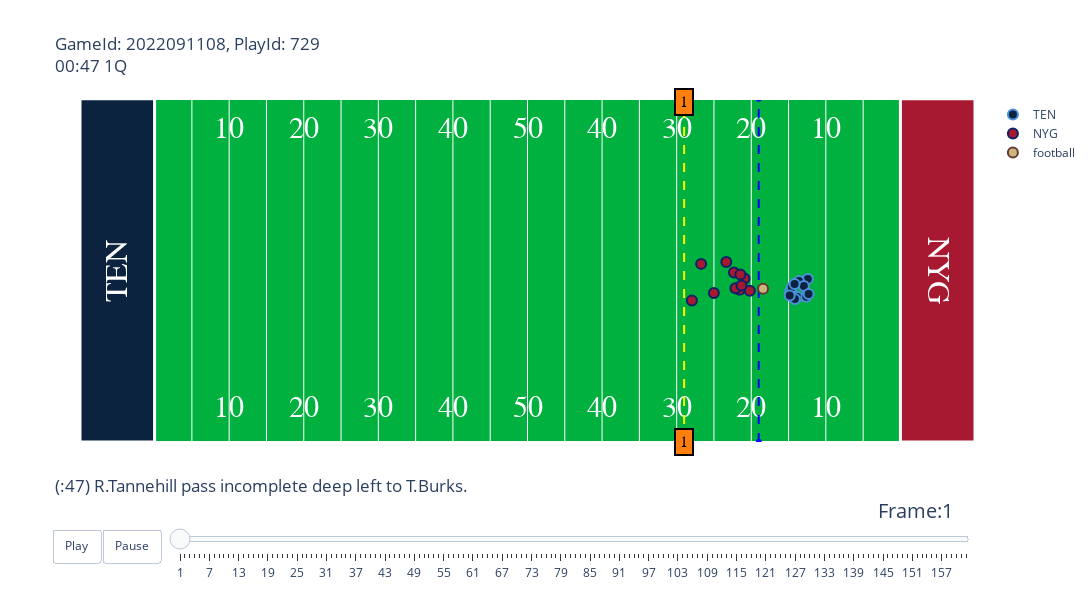

Notebook code cell kept with this figure:
### Code cell
gid = 2022091108# 2022091108, 2022091113, 2022091108
pid = 729 #729, 2518, 62

animate_play(games=games, tracking_df=tracking_df,
             play_df=plays, players=players, gameId=gid,
             playId=pid)

### Figure 1 — Plotly figure (JSON) as saved in the notebook; plotly's stock layout.template omitted (floating-point values rounded to 4 significant figures)
{"data": [{"hoverinfo": "none", "mode": "text", "showlegend": false, "text": ["10", "20", "30", "40", "50", "40", "30", "20", "10"], "textfont": {"color": "#ffffff", "family": "Courier New, monospace", "size": 30}, "type": "scatter", "x": [20, 30, 40, 50, 60, 70, 80, 90, 100], "y": [5, 5, 5, 5, 5, 5, 5, 5, 5]}, {"hoverinfo": "none", "mode": "text", "showlegend": false, "text": ["10", "20", "30", "40", "50", "40", "30", "20", "10"], "textfont": {"color": "#ffffff", "family": "Courier New, monospace", "size": 30}, "type": "scatter", "x": [20, 30, 40, 50, 60, 70, 80, 90, 100], "y": [48.5, 48.5, 48.5, 48.5, 48.5, 48.5, 48.5, 48.5, 48.5]}, {"hoverinfo": "none", "line": {"color": "blue", "dash": "dash"}, "showlegend": false, "type": "scatter", "x": [91, 91], "y": [0, 53.5]}, {"hoverinfo": "none", "line": {"color": "yellow", "dash": "dash"}, "showlegend": false, "type": "scatter", "x": [81, 81], "y": [0, 53.5]}, {"fill": "toself", "fillcolor": "#0C2340", "hoverinfo": "skip", "line": {"color": "white", "width": 3}, "mode": "lines", "opacity": 1, "showlegend": false, "type": "scatter", "x": [0, 0, 10, 10, 0], "y": [0, 53.5, 53.5, 0, 0]}, {"fill": "toself", "fillcolor": "#A71930", "hoverinfo": "skip", "line": {"color": "white", "width": 3}, "mode": "lines", "opacity": 1, "showlegend": false, "type": "scatter", "x": [110, 110, 120, 120, 110], "y": [0, 53.5, 53.5, 0, 0]}, {"hoverinfo": "text", "hovertext": ["nflId:38538<br>displayName:Ryan Tannehill<br>Player Speed:0.022 MPH", "nflId:38629<br>displayName:Ben Jones<br>Player Speed:1.521 MPH", "nflId:39989<br>displayName:Robert Woods<br>Player Speed:4.183 MPH", "nflId:41237<br>displayName:Taylor Lewan<br>Player Speed:0.537 MPH", "nflId:42589<br>displayName:Geoff Swaim<br>Player Speed:2.461 MPH", "nflId:43334<br>displayName:Derrick Henry<br>Player Speed:0.0 MPH", "nflId:47865<br>displayName:Nate Davis<br>Player Speed:0.537 MPH", "nflId:53063<br>displayName:Aaron Brewer<br>Player Speed:1.23 MPH", "nflId:53896<br>displayName:Tory Carter<br>Player Speed:2.304 MPH", "nflId:54483<br>displayName:Treylon Burks<br>Player Speed:4.452 MPH", "nflId:54534<br>displayName:Nicholas Petit-Frere<br>Player Speed:1.767 MPH"], "marker": {"color": "#0C2340", "line": {"color": "#4B92DB", "width": 2}, "size": 10}, "mode": "markers", "name": "TEN", "type": "scatter", "x": [96.19, 95.23, 97.59, 95.85, 96.4, 97.38, 95.44, 95.16, 97.05, 97.69, 95.81], "y": [22.61, 23.49, 25.42, 22.3, 25.09, 22.62, 24.11, 22.83, 24.32, 23.07, 24.64]}, {"hoverinfo": "text", "hovertext": ["nflId:41336<br>displayName:Justin Ellis<br>Player Speed:0.022 MPH", "nflId:42349<br>displayName:Leonard Williams<br>Player Speed:0.917 MPH", "nflId:43333<br>displayName:Jihad Ward<br>Player Speed:2.326 MPH", "nflId:44830<br>displayName:Adoree' Jackson<br>Player Speed:0.0 MPH", "nflId:45352<br>displayName:Austin Calitro<br>Player Speed:3.109 MPH", "nflId:47800<br>displayName:Dexter Lawrence<br>Player Speed:0.0 MPH", "nflId:47878<br>displayName:Oshane Ximines<br>Player Speed:0.447 MPH", "nflId:47891<br>displayName:Julian Love<br>Player Speed:0.716 MPH", "nflId:52444<br>displayName:Xavier McKinney<br>Player Speed:1.521 MPH", "nflId:52663<br>displayName:Tae Crowder<br>Player Speed:0.0 MPH", "nflId:53500<br>displayName:Aaron Robinson<br>Player Speed:1.163 MPH"], "marker": {"color": "#A71930", "line": {"color": "#0B2265", "width": 2}, "size": 10}, "mode": "markers", "name": "NYG", "type": "scatter", "x": [89.1, 88.45, 87.68, 86.65, 87.88, 89.81, 88.54, 83.28, 82.04, 88.69, 84.99], "y": [25.49, 23.74, 26.43, 28.04, 23.96, 23.58, 26.11, 27.76, 22.06, 24.39, 23.21]}, {"hoverinfo": "none", "marker": {"color": "#CBB67C", "line": {"color": "#663831", "width": 2}, "size": 10}, "mode": "markers", "name": "football", "type": "scatter", "x": [91.58], "y": [23.88]}], "layout": {"annotations": [{"align": "center", "bgcolor": "#ff7f0e", "bordercolor": "black", "borderpad": 4, "borderwidth": 2, "font": {"color": "black", "family": "Courier New, monospace", "size": 16}, "opacity": 1, "showarrow": false, "text": "1", "x": 81, "y": 0}, {"align": "center", "bgcolor": "#ff7f0e", "bordercolor": "black", "borderpad": 4, "borderwidth": 2, "font": {"color": "black", "family": "Courier New, monospace", "size": 16}, "opacity": 1, "showarrow": false, "text": "1", "x": 81, "y": 53}, {"font": {"color": "White", "family": "Courier New, monospace", "size": 32}, "showarrow": false, "text": "TEN", "textangle": -90, "x": 5, "y": 26.75}, {"font": {"color": "White", "family": "Courier New, monospace", "size": 32}, "showarrow": false, "text": "NYG", "textangle": 90, "x": 115, "y": 26.75}], "autosize": false, "height": 600, "plot_bgcolor": "#00B140", "sliders": [{"active": 0, "currentvalue": {"font": {"size": 20}, "prefix": "Frame:", "visible": true, "xanchor": "right"}, "len": 0.9, "pad": {"b": 10, "t": 50}, "steps": [{"args": [[1], {"frame": {"duration": 100, "redraw": false}, "mode": "immediate", "transition": {"duration": 0}}], "label": "1", "method": "animate"}, {"args": [[2], {"frame": {"duration": 100, "redraw": false}, "mode": "immediate", "transition": {"duration": 0}}], "label": "2", "method": "animate"}, {"args": [[3], {"frame": {"duration": 100, "redraw": false}, "mode": "immediate", "transition": {"duration": 0}}], "label": "3", "method": "animate"}, {"args": [[4], {"frame": {"duration": 100, "redraw": false}, "mode": "immediate", "transition": {"duration": 0}}], "label": "4", "method": "animate"}, {"args": [[5], {"frame": {"duration": 100, "redraw": false}, "mode": "immediate", "transition": {"duration": 0}}], "label": "5", "method": "animate"}, {"args": [[6], {"frame": {"duration": 100, "redraw": false}, "mode": "immediate", "transition": {"duration": 0}}], "label": "6", "method": "animate"}, {"args": [[7], {"frame": {"duration": 100, "redraw": false}, "mode": "immediate", "transition": {"duration": 0}}], "label": "7", "method": "animate"}, {"args": [[8], {"frame": {"duration": 100, "redraw": false}, "mode": "immediate", "transition": {"duration": 0}}], "label": "8", "method": "animate"}, {"args": [[9], {"frame": {"duration": 100, "redraw": false}, "mode": "immediate", "transition": {"duration": 0}}], "label": "9", "method": "animate"}, {"args": [[10], {"frame": {"duration": 100, "redraw": false}, "mode": "immediate", "transition": {"duration": 0}}], "label": "10", "method": "animate"}, {"args": [[11], {"frame": {"duration": 100, "redraw": false}, "mode": "immediate", "transition": {"duration": 0}}], "label": "11", "method": "animate"}, {"args": [[12], {"frame": {"duration": 100, "redraw": false}, "mode": "immediate", "transition": {"duration": 0}}], "label": "12", "method": "animate"}, {"args": [[13], {"frame": {"duration": 100, "redraw": false}, "mode": "immediate", "transition": {"duration": 0}}], "label": "13", "method": "animate"}, {"args": [[14], {"frame": {"duration": 100, "redraw": false}, "mode": "immediate", "transition": {"duration": 0}}], "label": "14", "method": "animate"}, {"args": [[15], {"frame": {"duration": 100, "redraw": false}, "mode": "immediate", "transition": {"duration": 0}}], "label": "15", "method": "animate"}, {"args": [[16], {"frame": {"duration": 100, "redraw": false}, "mode": "immediate", "transition": {"duration": 0}}], "label": "16", "method": "animate"}, {"args": [[17], {"frame": {"duration": 100, "redraw": false}, "mode": "immediate", "transition": {"duration": 0}}], "label": "17", "method": "animate"}, {"args": [[18], {"frame": {"duration": 100, "redraw": false}, "mode": "immediate", "transition": {"duration": 0}}], "label": "18", "method": "animate"}, {"args": [[19], {"frame": {"duration": 100, "redraw": false}, "mode": "immediate", "transition": {"duration": 0}}], "label": "19", "method": "animate"}, {"args": [[20], {"frame": {"duration": 100, "redraw": false}, "mode": "immediate", "transition": {"duration": 0}}], "label": "20", "method": "animate"}, {"args": [[21], {"frame": {"duration": 100, "redraw": false}, "mode": "immediate", "transition": {"duration": 0}}], "label": "21", "method": "animate"}, {"args": [[22], {"frame": {"duration": 100, "redraw": false}, "mode": "immediate", "transition": {"duration": 0}}], "label": "22", "method": "animate"}, {"args": [[23], {"frame": {"duration": 100, "redraw": false}, "mode": "immediate", "transition": {"duration": 0}}], "label": "23", "method": "animate"}, {"args": [[24], {"frame": {"duration": 100, "redraw": false}, "mode": "immediate", "transition": {"duration": 0}}], "label": "24", "method": "animate"}, {"args": [[25], {"frame": {"duration": 100, "redraw": false}, "mode": "immediate", "transition": {"duration": 0}}], "label": "25", "method": "animate"}, {"args": [[26], {"frame": {"duration": 100, "redraw": false}, "mode": "immediate", "transition": {"duration": 0}}], "label": "26", "method": "animate"}, {"args": [[27], {"frame": {"duration": 100, "redraw": false}, "mode": "immediate", "transition": {"duration": 0}}], "label": "27", "method": "animate"}, {"args": [[28], {"frame": {"duration": 100, "redraw": false}, "mode": "immediate", "transition": {"duration": 0}}], "label": "28", "method": "animate"}, {"args": [[29], {"frame": {"duration": 100, "redraw": false}, "mode": "immediate", "transition": {"duration": 0}}], "label": "29", "method": "animate"}, {"args": [[30], {"frame": {"duration": 100, "redraw": false}, "mode": "immediate", "transition": {"duration": 0}}], "label": "30", "method": "animate"}, {"args": [[31], {"frame": {"duration": 100, "redraw": false}, "mode": "immediate", "transition": {"duration": 0}}], "label": "31", "method": "animate"}, {"args": [[32], {"frame": {"duration": 100, "redraw": false}, "mode": "immediate", "transition": {"duration": 0}}], "label": "32", "method": "animate"}, {"args": [[33], {"frame": {"duration": 100, "redraw": false}, "mode": "immediate", "transition": {"duration": 0}}], "label": "33", "method": "animate"}, {"args": [[34], {"frame": {"duration": 100, "redraw": false}, "mode": "immediate", "transition": {"duration": 0}}], "label": "34", "method": "animate"}, {"args": [[35], {"frame": {"duration": 100, "redraw": false}, "mode": "immediate", "transition": {"duration": 0}}], "label": "35", "method": "animate"}, {"args": [[36], {"frame": {"duration": 100, "redraw": false}, "mode": "immediate", "transition": {"duration": 0}}], "label": "36", "method": "animate"}, {"args": [[37], {"frame": {"duration": 100, "redraw": false}, "mode": "immediate", "transition": {"duration": 0}}], "label": "37", "method": "animate"}, {"args": [[38], {"frame": {"duration": 100, "redraw": false}, "mode": "immediate", "transition": {"duration": 0}}], "label": "38", "method": "animate"}, {"args": [[39], {"frame": {"duration": 100, "redraw": false}, "mode": "immediate", "transition": {"duration": 0}}], "label": "39", "method": "animate"}, {"args": [[40], {"frame": {"duration": 100, "redraw": false}, "mode": "immediate", "transition": {"duration": 0}}], "label": "40", "method": "animate"}, {"args": [[41], {"frame": {"duration": 100, "redraw": false}, "mode": "immediate", "transition": {"duration": 0}}], "label": "41", "method": "animate"}, {"args": [[42], {"frame": {"duration": 100, "redraw": false}, "mode": "immediate", "transition": {"duration": 0}}], "label": "42", "method": "animate"}, {"args": [[43], {"frame": {"duration": 100, "redraw": false}, "mode": "immediate", "transition": {"duration": 0}}], "label": "43", "method": "animate"}, {"args": [[44], {"frame": {"duration": 100, "redraw": false}, "mode": "immediate", "transition": {"duration": 0}}], "label": "44", "method": "animate"}, {"args": [[45], {"frame": {"duration": 100, "redraw": false}, "mode": "immediate", "transition": {"duration": 0}}], "label": "45", "method": "animate"}, {"args": [[46], {"frame": {"duration": 100, "redraw": false}, "mode": "immediate", "transition": {"duration": 0}}], "label": "46", "method": "animate"}, {"args": [[47], {"frame": {"duration": 100, "redraw": false}, "mode": "immediate", "transition": {"duration": 0}}], "label": "47", "method": "animate"}, {"args": [[48], {"frame": {"duration": 100, "redraw": false}, "mode": "immediate", "transition": {"duration": 0}}], "label": "48", "method": "animate"}, {"args": [[49], {"frame": {"duration": 100, "redraw": false}, "mode": "immediate", "transition": {"duration": 0}}], "label": "49", "method": "animate"}, {"args": [[50], {"frame": {"duration": 100, "redraw": false}, "mode": "immediate", "transition": {"duration": 0}}], "label": "50", "method": "animate"}, {"args": [[51], {"frame": {"duration": 100, "redraw": false}, "mode": "immediate", "transition": {"duration": 0}}], "label": "51", "method": "animate"}, {"args": [[52], {"frame": {"duration": 100, "redraw": false}, "mode": "immediate", "transition": {"duration": 0}}], "label": "52", "method": "animate"}, {"args": [[53], {"frame": {"duration": 100, "redraw": false}, "mode": "immediate", "transition": {"duration": 0}}], "label": "53", "method": "animate"}, {"args": [[54], {"frame": {"duration": 100, "redraw": false}, "mode": "immediate", "transition": {"duration": 0}}], "label": "54", "method": "animate"}, {"args": [[55], {"frame": {"duration": 100, "redraw": false}, "mode": "immediate", "transition": {"duration": 0}}], "label": "55", "method": "animate"}, {"args": [[56], {"frame": {"duration": 100, "redraw": false}, "mode": "immediate", "transition": {"duration": 0}}], "label": "56", "method": "animate"}, {"args": [[57], {"frame": {"duration": 100, "redraw": false}, "mode": "immediate", "transition": {"duration": 0}}], "label": "57", "method": "animate"}, {"args": [[58], {"frame": {"duration": 100, "redraw": false}, "mode": "immediate", "transition": {"duration": 0}}], "label": "58", "method": "animate"}, {"args": [[59], {"frame": {"duration": 100, "redraw": false}, "mode": "immediate", "transition": {"duration": 0}}], "label": "59", "method": "animate"}, {"args": [[60], {"frame": {"duration": 100, "redraw": false}, "mode": "immediate", "transition": {"duration": 0}}], "label": "60", "method": "animate"}, {"args": [[61], {"frame": {"duration": 100, "redraw": false}, "mode": "immediate", "transition": {"duration": 0}}], "label": "61", "method": "animate"}, {"args": [[62], {"frame": {"duration": 100, "redraw": false}, "mode": "immediate", "transition": {"duration": 0}}], "label": "62", "method": "animate"}, {"args": [[63], {"frame": {"duration": 100, "redraw": false}, "mode": "immediate", "transition": {"duration": 0}}], "label": "63", "method": "animate"}, {"args": [[64], {"frame": {"duration": 100, "redraw": false}, "mode": "immediate", "transition": {"duration": 0}}], "label": "64", "method": "animate"}, {"args": [[65], {"frame": {"duration": 100, "redraw": false}, "mode": "immediate", "transition": {"duration": 0}}], "label": "65", "method": "animate"}, {"args": [[66], {"frame": {"duration": 100, "redraw": false}, "mode": "immediate", "transition": {"duration": 0}}], "label": "66", "method": "animate"}, {"args": [[67], {"frame": {"duration": 100, "redraw": false}, "mode": "immediate", "transition": {"duration": 0}}], "label": "67", "method": "animate"}, {"args": [[68], {"frame": {"duration": 100, "redraw": false}, "mode": "immediate", "transition": {"duration": 0}}], "label": "68", "method": "animate"}, {"args": [[69], {"frame": {"duration": 100, "redraw": false}, "mode": "immediate", "transition": {"duration": 0}}], "label": "69", "method": "animate"}, {"args": [[70], {"frame": {"duration": 100, "redraw": false}, "mode": "immediate", "transition": {"duration": 0}}], "label": "70", "method": "animate"}, {"args": [[71], {"frame": {"duration": 100, "redraw": false}, "mode": "immediate", "transition": {"duration": 0}}], "label": "71", "method": "animate"}, {"args": [[72], {"frame": {"duration": 100, "redraw": false}, "mode": "immediate", "transition": {"duration": 0}}], "label": "72", "method": "animate"}, {"args": [[73], {"frame": {"duration": 100, "redraw": false}, "mode": "immediate", "transition": {"duration": 0}}], "label": "73", "method": "animate"}, {"args": [[74], {"frame": {"duration": 100, "redraw": false}, "mode": "immediate", "transition": {"duration": 0}}], "label": "74", "method": "animate"}, {"args": [[75], {"frame": {"duration": 100, "redraw": false}, "mode": "immediate", "transition": {"duration": 0}}], "label": "75", "method": "animate"}, {"args": [[76], {"frame": {"duration": 100, "redraw": false}, "mode": "immediate", "transition": {"duration": 0}}], "label": "76", "method": "animate"}, {"args": [[77], {"frame": {"duration": 100, "redraw": false}, "mode": "immediate", "transition": {"duration": 0}}], "label": "77", "method": "animate"}, {"args": [[78], {"frame": {"duration": 100, "redraw": false}, "mode": "immediate", "transition": {"duration": 0}}], "label": "78", "method": "animate"}, {"args": [[79], {"frame": {"duration": 100, "redraw": false}, "mode": "immediate", "transition": {"duration": 0}}], "label": "79", "method": "animate"}, {"args": [[80], {"frame": {"duration": 100, "redraw": false}, "mode": "immediate", "transition": {"duration": 0}}], "label": "80", "method": "animate"}, {"args": [[81], {"frame": {"duration": 100, "redraw": false}, "mode": "immediate", "transition": {"duration": 0}}], "label": "81", "method": "animate"}, {"args": [[82], {"frame": {"duration": 100, "redraw": false}, "mode": "immediate", "transition": {"duration": 0}}], "label": "82", "method": "animate"}, {"args": [[83], {"frame": {"duration": 100, "redraw": false}, "mode": "immediate", "transition": {"duration": 0}}], "label": "83", "method": "animate"}, {"args": [[84], {"frame": {"duration": 100, "redraw": false}, "mode": "immediate", "transition": {"duration": 0}}], "label": "84", "method": "animate"}, {"args": [[85], {"frame": {"duration": 100, "redraw": false}, "mode": "immediate", "transition": {"duration": 0}}], "label": "85", "method": "animate"}, {"args": [[86], {"frame": {"duration": 100, "redraw": false}, "mode": "immediate", "transition": {"duration": 0}}], "label": "86", "method": "animate"}, {"args": [[87], {"frame": {"duration": 100, "redraw": false}, "mode": "immediate", "transition": {"duration": 0}}], "label": "87", "method": "animate"}, {"args": [[88], {"frame": {"duration": 100, "redraw": false}, "mode": "immediate", "transition": {"duration": 0}}], "label": "88", "method": "animate"}, {"args": [[89], {"frame": {"duration": 100, "redraw": false}, "mode": "immediate", "transition": {"duration": 0}}], "label": "89", "method": "animate"}, {"args": [[90], {"frame": {"duration": 100, "redraw": false}, "mode": "immediate", "transition": {"duration": 0}}], "label": "90", "method": "animate"}, {"args": [[91], {"frame": {"duration": 100, "redraw": false}, "mode": "immediate", "transition": {"duration": 0}}], "label": "91", "method": "animate"}, {"args": [[92], {"frame": {"duration": 100, "redraw": false}, "mode": "immediate", "transition": {"duration": 0}}], "label": "92", "method": "animate"}, {"args": [[93], {"frame": {"duration": 100, "redraw": false}, "mode": "immediate", "transition": {"duration": 0}}], "label": "93", "method": "animate"}, {"args": [[94], {"frame": {"duration": 100, "redraw": false}, "mode": "immediate", "transition": {"duration": 0}}], "label": "94", "method": "animate"}, {"args": [[95], {"frame": {"duration": 100, "redraw": false}, "mode": "immediate", "transition": {"duration": 0}}], "label": "95", "method": "animate"}, {"args": [[96], {"frame": {"duration": 100, "redraw": false}, "mode": "immediate", "transition": {"duration": 0}}], "label": "96", "method": "animate"}, {"args": [[97], {"frame": {"duration": 100, "redraw": false}, "mode": "immediate", "transition": {"duration": 0}}], "label": "97", "method": "animate"}, {"args": [[98], {"frame": {"duration": 100, "redraw": false}, "mode": "immediate", "transition": {"duration": 0}}], "label": "98", "method": "animate"}, {"args": [[99], {"frame": {"duration": 100, "redraw": false}, "mode": "immediate", "transition": {"duration": 0}}], "label": "99", "method": "animate"}, {"args": [[100], {"frame": {"duration": 100, "redraw": false}, "mode": "immediate", "transition": {"duration": 0}}], "label": "100", "method": "animate"}, {"args": [[101], {"frame": {"duration": 100, "redraw": false}, "mode": "immediate", "transition": {"duration": 0}}], "label": "101", "method": "animate"}, {"args": [[102], {"frame": {"duration": 100, "redraw": false}, "mode": "immediate", "transition": {"duration": 0}}], "label": "102", "method": "animate"}, {"args": [[103], {"frame": {"duration": 100, "redraw": false}, "mode": "immediate", "transition": {"duration": 0}}], "label": "103", "method": "animate"}, {"args": [[104], {"frame": {"duration": 100, "redraw": false}, "mode": "immediate", "transition": {"duration": 0}}], "label": "104", "method": "animate"}, {"args": [[105], {"frame": {"duration": 100, "redraw": false}, "mode": "immediate", "transition": {"duration": 0}}], "label": "105", "method": "animate"}, {"args": [[106], {"frame": {"duration": 100, "redraw": false}, "mode": "immediate", "transition": {"duration": 0}}], "label": "106", "method": "animate"}, {"args": [[107], {"frame": {"duration": 100, "redraw": false}, "mode": "immediate", "transition": {"duration": 0}}], "label": "107", "method": "animate"}, {"args": [[108], {"frame": {"duration": 100, "redraw": false}, "mode": "immediate", "transition": {"duration": 0}}], "label": "108", "method": "animate"}, {"args": [[109], {"frame": {"duration": 100, "redraw": false}, "mode": "immediate", "transition": {"duration": 0}}], "label": "109", "method": "animate"}, {"args": [[110], {"frame": {"duration": 100, "redraw": false}, "mode": "immediate", "transition": {"duration": 0}}], "label": "110", "method": "animate"}, {"args": [[111], {"frame": {"duration": 100, "redraw": false}, "mode": "immediate", "transition": {"duration": 0}}], "label": "111", "method": "animate"}, {"args": [[112], {"frame": {"duration": 100, "redraw": false}, "mode": "immediate", "transition": {"duration": 0}}], "label": "112", "method": "animate"}, {"args": [[113], {"frame": {"duration": 100, "redraw": false}, "mode": "immediate", "transition": {"duration": 0}}], "label": "113", "method": "animate"}, {"args": [[114], {"frame": {"duration": 100, "redraw": false}, "mode": "immediate", "transition": {"duration": 0}}], "label": "114", "method": "animate"}, {"args": [[115], {"frame": {"duration": 100, "redraw": false}, "mode": "immediate", "transition": {"duration": 0}}], "label": "115", "method": "animate"}, {"args": [[116], {"frame": {"duration": 100, "redraw": false}, "mode": "immediate", "transition": {"duration": 0}}], "label": "116", "method": "animate"}, {"args": [[117], {"frame": {"duration": 100, "redraw": false}, "mode": "immediate", "transition": {"duration": 0}}], "label": "117", "method": "animate"}, {"args": [[118], {"frame": {"duration": 100, "redraw": false}, "mode": "immediate", "transition": {"duration": 0}}], "label": "118", "method": "animate"}, {"args": [[119], {"frame": {"duration": 100, "redraw": false}, "mode": "immediate", "transition": {"duration": 0}}], "label": "119", "method": "animate"}, {"args": [[120], {"frame": {"duration": 100, "redraw": false}, "mode": "immediate", "transition": {"duration": 0}}], "label": "120", "method": "animate"}, {"args": [[121], {"frame": {"duration": 100, "redraw": false}, "mode": "immediate", "transition": {"duration": 0}}], "label": "121", "method": "animate"}, {"args": [[122], {"frame": {"duration": 100, "redraw": false}, "mode": "immediate", "transition": {"duration": 0}}], "label": "122", "method": "animate"}, {"args": [[123], {"frame": {"duration": 100, "redraw": false}, "mode": "immediate", "transition": {"duration": 0}}], "label": "123", "method": "animate"}, {"args": [[124], {"frame": {"duration": 100, "redraw": false}, "mode": "immediate", "transition": {"duration": 0}}], "label": "124", "method": "animate"}, {"args": [[125], {"frame": {"duration": 100, "redraw": false}, "mode": "immediate", "transition": {"duration": 0}}], "label": "125", "method": "animate"}, {"args": [[126], {"frame": {"duration": 100, "redraw": false}, "mode": "immediate", "transition": {"duration": 0}}], "label": "126", "method": "animate"}, {"args": [[127], {"frame": {"duration": 100, "redraw": false}, "mode": "immediate", "transition": {"duration": 0}}], "label": "127", "method": "animate"}, {"args": [[128], {"frame": {"duration": 100, "redraw": false}, "mode": "immediate", "transition": {"duration": 0}}], "label": "128", "method": "animate"}, {"args": [[129], {"frame": {"duration": 100, "redraw": false}, "mode": "immediate", "transition": {"duration": 0}}], "label": "129", "method": "animate"}, {"args": [[130], {"frame": {"duration": 100, "redraw": false}, "mode": "immediate", "transition": {"duration": 0}}], "label": "130", "method": "animate"}, {"args": [[131], {"frame": {"duration": 100, "redraw": false}, "mode": "immediate", "transition": {"duration": 0}}], "label": "131", "method": "animate"}, {"args": [[132], {"frame": {"duration": 100, "redraw": false}, "mode": "immediate", "transition": {"duration": 0}}], "label": "132", "method": "animate"}, {"args": [[133], {"frame": {"duration": 100, "redraw": false}, "mode": "immediate", "transition": {"duration": 0}}], "label": "133", "method": "animate"}, {"args": [[134], {"frame": {"duration": 100, "redraw": false}, "mode": "immediate", "transition": {"duration": 0}}], "label": "134", "method": "animate"}, {"args": [[135], {"frame": {"duration": 100, "redraw": false}, "mode": "immediate", "transition": {"duration": 0}}], "label": "135", "method": "animate"}, {"args": [[136], {"frame": {"duration": 100, "redraw": false}, "mode": "immediate", "transition": {"duration": 0}}], "label": "136", "method": "animate"}, {"args": [[137], {"frame": {"duration": 100, "redraw": false}, "mode": "immediate", "transition": {"duration": 0}}], "label": "137", "method": "animate"}, {"args": [[138], {"frame": {"duration": 100, "redraw": false}, "mode": "immediate", "transition": {"duration": 0}}], "label": "138", "method": "animate"}, {"args": [[139], {"frame": {"duration": 100, "redraw": false}, "mode": "immediate", "transition": {"duration": 0}}], "label": "139", "method": "animate"}, {"args": [[140], {"frame": {"duration": 100, "redraw": false}, "mode": "immediate", "transition": {"duration": 0}}], "label": "140", "method": "animate"}, {"args": [[141], {"frame": {"duration": 100, "redraw": false}, "mode": "immediate", "transition": {"duration": 0}}], "label": "141", "method": "animate"}, {"args": [[142], {"frame": {"duration": 100, "redraw": false}, "mode": "immediate", "transition": {"duration": 0}}], "label": "142", "method": "animate"}, {"args": [[143], {"frame": {"duration": 100, "redraw": false}, "mode": "immediate", "transition": {"duration": 0}}], "label": "143", "method": "animate"}, {"args": [[144], {"frame": {"duration": 100, "redraw": false}, "mode": "immediate", "transition": {"duration": 0}}], "label": "144", "method": "animate"}, {"args": [[145], {"frame": {"duration": 100, "redraw": false}, "mode": "immediate", "transition": {"duration": 0}}], "label": "145", "method": "animate"}, {"args": [[146], {"frame": {"duration": 100, "redraw": false}, "mode": "immediate", "transition": {"duration": 0}}], "label": "146", "method": "animate"}, {"args": [[147], {"frame": {"duration": 100, "redraw": false}, "mode": "immediate", "transition": {"duration": 0}}], "label": "147", "method": "animate"}, {"args": [[148], {"frame": {"duration": 100, "redraw": false}, "mode": "immediate", "transition": {"duration": 0}}], "label": "148", "method": "animate"}, {"args": [[149], {"frame": {"duration": 100, "redraw": false}, "mode": "immediate", "transition": {"duration": 0}}], "label": "149", "method": "animate"}, {"args": [[150], {"frame": {"duration": 100, "redraw": false}, "mode": "immediate", "transition": {"duration": 0}}], "label": "150", "method": "animate"}, {"args": [[151], {"frame": {"duration": 100, "redraw": false}, "mode": "immediate", "transition": {"duration": 0}}], "label": "151", "method": "animate"}, {"args": [[152], {"frame": {"duration": 100, "redraw": false}, "mode": "immediate", "transition": {"duration": 0}}], "label": "152", "method": "animate"}, {"args": [[153], {"frame": {"duration": 100, "redraw": false}, "mode": "immediate", "transition": {"duration": 0}}], "label": "153", "method": "animate"}, {"args": [[154], {"frame": {"duration": 100, "redraw": false}, "mode": "immediate", "transition": {"duration": 0}}], "label": "154", "method": "animate"}, {"args": [[155], {"frame": {"duration": 100, "redraw": false}, "mode": "immediate", "transition": {"duration": 0}}], "label": "155", "method": "animate"}, {"args": [[156], {"frame": {"duration": 100, "redraw": false}, "mode": "immediate", "transition": {"duration": 0}}], "label": "156", "method": "animate"}, {"args": [[157], {"frame": {"duration": 100, "redraw": false}, "mode": "immediate", "transition": {"duration": 0}}], "label": "157", "method": "animate"}, {"args": [[158], {"frame": {"duration": 100, "redraw": false}, "mode": "immediate", "transition": {"duration": 0}}], "label": "158", "method": "animate"}, {"args": [[159], {"frame": {"duration": 100, "redraw": false}, "mode": "immediate", "transition": {"duration": 0}}], "label": "159", "method": "animate"}, {"args": [[160], {"frame": {"duration": 100, "redraw": false}, "mode": "immediate", "transition": {"duration": 0}}], "label": "160", "method": "animate"}, {"args": [[161], {"frame": {"duration": 100, "redraw": false}, "mode": "immediate", "transition": {"duration": 0}}], "label": "161", "method": "animate"}, {"args": [[162], {"frame": {"duration": 100, "redraw": false}, "mode": "immediate", "transition": {"duration": 0}}], "label": "162", "method": "animate"}], "transition": {"duration": 300, "easing": "cubic-in-out"}, "x": 0.1, "xanchor": "left", "y": 0, "yanchor": "top"}], "title": {"text": "GameId: 2022091108, PlayId: 729<br>00:47 1Q<br><br><br><br><br><br><br><br><br><br><br><br><br><br><br><br><br><br><br>(:47) R.Tannehill pass incomplete deep left to T.Burks."}, "updatemenus": [{"buttons": [{"args": [null, {"frame": {"duration": 100, "redraw": false}, "fromcurrent": true, "transition": {"duration": 0}}], "label": "Play", "method": "animate"}, {"args": [[null], {"frame": {"duration": 0, "redraw": false}, "mode": "immediate", "transition": {"duration": 0}}], "label": "Pause", "method": "animate"}], "direction": "left", "pad": {"r": 10, "t": 87}, "showactive": false, "type": "buttons", "x": 0.1, "xanchor": "right", "y": 0, "yanchor": "top"}], "width": 1200, "xaxis": {"autorange": false, "range": [0, 120], "showticklabels": false, "tickmode": "array", "tickvals": [10, 15, 20, 25, 30, 35, 40, 45, 50, 55, 60, 65, 70, 75, 80, 85, 90, 95, 100, 105, 110]}, "yaxis": {"autorange": false, "range": [0, 53.3], "showgrid": false, "showticklabels": false}}}
